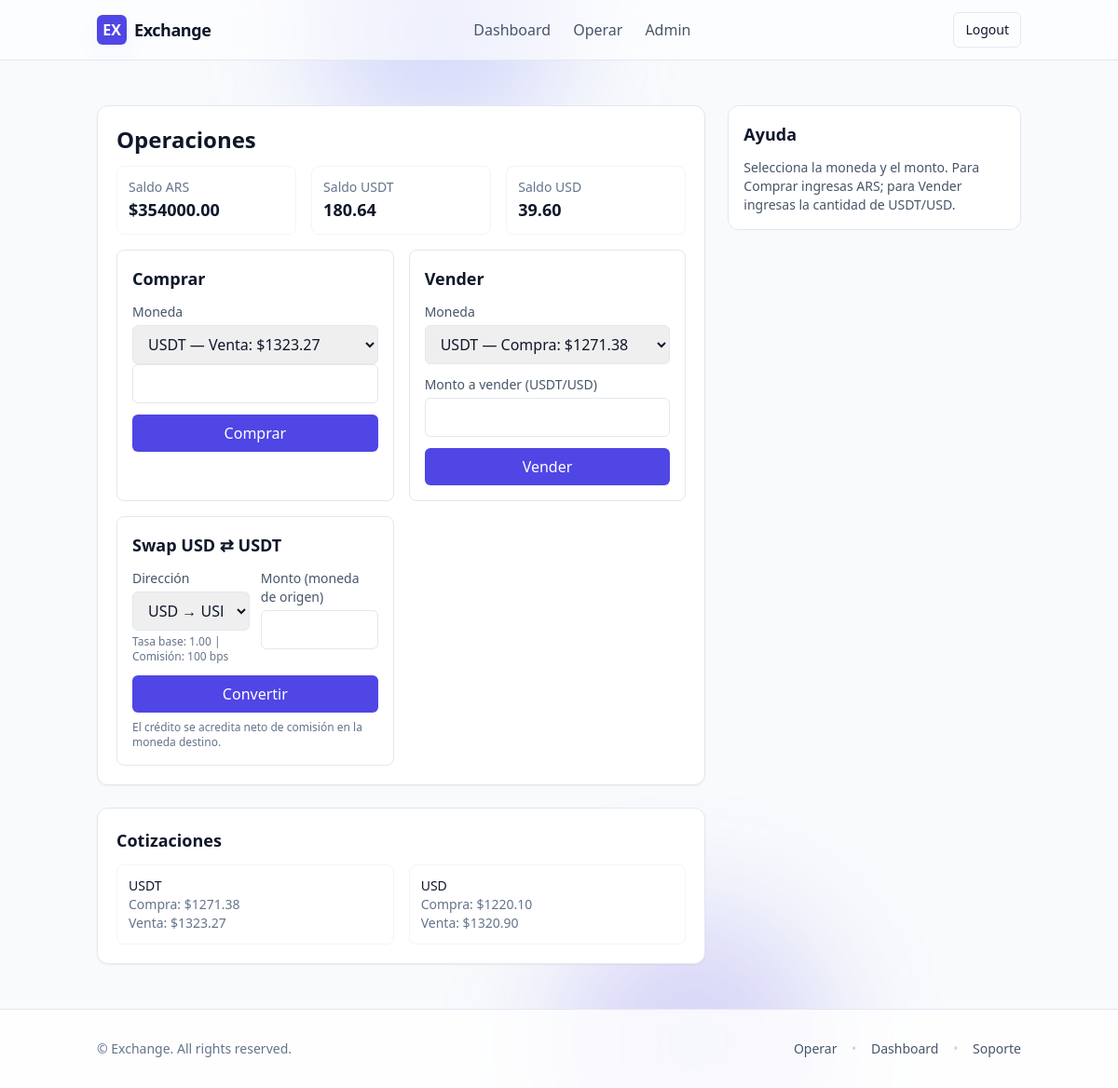
/operar/ (signed in), run on the app's committed database.
### usuarios/models.py (models this page shows, shortened)
class Usuario(AbstractUser):
    dni_frente = models.ImageField(upload_to='documentos/', null=True, blank=True)
    dni_dorso = models.ImageField(upload_to='documentos/', null=True, blank=True)
    estado_verificacion = models.CharField(
        max_length=20,
        choices=[
            ('pendiente', 'Pendiente'),
            ('aprobado', 'Aprobado'),
            ('rechazado', 'Rechazado')
        ],
        default='pendiente'
    )
    saldo_ars = models.DecimalField(max_digits=20, decimal_places=2, default=0)
    saldo_usdt = models.DecimalField(max_digits=20, decimal_places=2, default=0)
    saldo_usd = models.DecimalField(max_digits=20, decimal_places=2, default=0)

class Cotizacion(models.Model):
    MONEDAS = [
        ('USDT', 'USDT'),
        ('USD', 'USD'),
    ]
    moneda = models.CharField(max_length=10, choices=MONEDAS)
    compra = models.DecimalField(max_digits=20, decimal_places=2)
    venta = models.DecimalField(max_digits=20, decimal_places=2)
    fecha = models.DateTimeField(auto_now_add=True)

### usuarios/views.py (the view, shortened to what this page needs)
# urls.py: path('operar/', operar, name='operar'),
@login_required
def operar(request):
    if request.user.estado_verificacion != 'aprobado':
        return render(request, 'usuarios/no_verificado.html')
    cot_usdt = Cotizacion.objects.filter(moneda='USDT').order_by('-fecha').first()
    cot_usd  = Cotizacion.objects.filter(moneda='USD').order_by('-fecha').first()
    if not cot_usdt or not cot_usd:
        return HttpResponse("No hay cotización disponible. Intentá más tarde.", status=503)
    cot_usdt_compra = cot_usdt.compra
    cot_usdt_venta  = cot_usdt.venta
    cot_usd_compra  = cot_usd.compra
    cot_usd_venta   = cot_usd.venta
    return render(request, 'usuarios/operar.html', {
        'cot_usdt': {'compra': cot_usdt_compra, 'venta': cot_usdt_venta},
        'cot_usd':  {'compra': cot_usd_compra,  'venta': cot_usd_venta},
        'swap_fee_bps': getattr(settings, 'SWAP_FEE_BPS', 100),
        'swap_rate': Decimal('1.00'),
    })

### usuarios/templates/usuarios/operar.html (shortened to what this page needs)
{% extends "base.html" %}
{% block content %}
<section class="grid gap-6 lg:grid-cols-12">
  <div class="lg:col-span-8 space-y-6">
    <div class="rounded-xl border border-ink-200 bg-white p-5 shadow-sm">
      <h1 class="mb-3 text-2xl font-semibold">Operaciones</h1>
      <div class="mb-4 grid grid-cols-3 gap-4 text-sm">
        <div class="rounded-lg border border-ink-100 p-3">
          <p class="text-ink-500">Saldo ARS</p>
          <p class="text-lg font-semibold">${{ request.user.saldo_ars }}</p>
        </div>
        <div class="rounded-lg border border-ink-100 p-3">
          <p class="text-ink-500">Saldo USDT</p>
          <p class="text-lg font-semibold">{{ request.user.saldo_usdt }}</p>
        </div>
        <div class="rounded-lg border border-ink-100 p-3">
          <p class="text-ink-500">Saldo USD</p>
          <p class="text-lg font-semibold">{{ request.user.saldo_usd|default:"0.00" }}</p>
        </div>
      </div>
      <div class="grid gap-4 sm:grid-cols-2">
        <article class="rounded-lg border border-ink-200 p-4">
          <h2 class="mb-2 text-lg font-semibold">Comprar</h2>
          <form method="POST" class="space-y-3 op-confirm"
            onsubmit="this.querySelector('[name=operacion]').value='compra'">
            <div>
              <label class="mb-1 block text-sm text-ink-600">Moneda</label>
              <select name="moneda"
                class="w-full rounded-md border border-ink-200 px-3 py-2 focus:ring-2 focus:ring-brand-500">
                <option value="USDT" data-venta="{{ cot_usdt.venta }}">USDT — Venta: ${{ cot_usdt.venta }}</option>
            </div>
            <div>
              <input name="monto" step="0.01" type="number" required
                class="w-full rounded-md border border-ink-200 px-3 py-2 focus:ring-2 focus:ring-brand-500" />
            </div>
            <button
              class="w-full rounded-md bg-brand-600 px-4 py-2 font-medium text-white hover:bg-brand-700">Comprar</button>
          </form>
        </article>
        <article class="rounded-lg border border-ink-200 p-4">
          <h2 class="mb-2 text-lg font-semibold">Vender</h2>
          <form method="POST" class="space-y-3 op-confirm"
            onsubmit="this.querySelector('[name=operacion]').value='venta'">
            <div>
              <label class="mb-1 block text-sm text-ink-600">Moneda</label>
              <select name="moneda"
                class="w-full rounded-md border border-ink-200 px-3 py-2 focus:ring-2 focus:ring-brand-500">
                <option value="USDT" data-compra="{{ cot_usdt.compra }}">USDT — Compra: ${{ cot_usdt.compra }}</option>
              </select>
            </div>
            <div>
              <label class="mb-1 block text-sm text-ink-600">Monto a vender (USDT/USD)</label>
              <input name="monto" step="0.01" type="number" required
                class="w-full rounded-md border border-ink-200 px-3 py-2 focus:ring-2 focus:ring-brand-500" />
            </div>
            <button
              class="w-full rounded-md bg-brand-600 px-4 py-2 font-medium text-white hover:bg-brand-700">Vender</button>
          </form>
        </article>
        <article class="rounded-lg border border-ink-200 p-4">
          <h2 class="mb-2 text-lg font-semibold">Swap USD ⇄ USDT</h2>
          <form method="POST" class="space-y-3 op-confirm"
            onsubmit="this.querySelector('[name=operacion]').value='swap'">
            <div class="grid gap-3 sm:grid-cols-2">
              <div>
                <label class="mb-1 block text-sm text-ink-600">Dirección</label>
                <select name="swap_direccion"
                  class="w-full rounded-md border border-ink-200 px-3 py-2 focus:ring-2 focus:ring-brand-500" required>
                  <option value="USD_to_USDT">USD → USDT</option>
                </select>
                <p class="mt-1 text-xs text-ink-500">Tasa base: {{ swap_rate }} | Comisión: {{ swap_fee_bps }} bps</p>
              </div>
              <div>
                <label class="mb-1 block text-sm text-ink-600">Monto (moneda de origen)</label>
                <input name="monto" step="0.01" type="number" required
                  class="w-full rounded-md border border-ink-200 px-3 py-2 focus:ring-2 focus:ring-brand-500" />
              </div>
            </div>
            <button
              class="w-full rounded-md bg-brand-600 px-4 py-2 font-medium text-white hover:bg-brand-700">Convertir</button>
          </form>
          <p class="mt-2 text-xs text-ink-500">El crédito se acredita neto de comisión en la moneda destino.</p>
        </article>
      </div>
    </div>
    <div class="rounded-xl border border-ink-200 bg-white p-5 shadow-sm">
      <h2 class="mb-3 text-lg font-semibold">Cotizaciones</h2>
      <div class="grid gap-4 sm:grid-cols-2">
        <div class="rounded-lg border border-ink-100 p-3 text-sm">
          <p class="font-medium">USDT</p>
          <p class="text-ink-500">Compra: ${{ cot_usdt.compra }}</p>
          <p class="text-ink-500">Venta: ${{ cot_usdt.venta }}</p>
        </div>
        <div class="rounded-lg border border-ink-100 p-3 text-sm">
          <p class="font-medium">USD</p>
          <p class="text-ink-500">Compra: ${{ cot_usd.compra }}</p>
          <p class="text-ink-500">Venta: ${{ cot_usd.venta }}</p>
        </div>
      </div>
    </div>
  </div>
  <aside class="lg:col-span-4 space-y-6">
    <div class="rounded-xl border border-ink-200 bg-white p-4">
      <h2 class="mb-3 text-lg font-semibold">Ayuda</h2>
      <p class="text-sm text-ink-600">Selecciona la moneda y el monto. Para Comprar ingresas ARS; para Vender ingresas
        la cantidad de USDT/USD.</p>
    </div>
  </aside>
</section>
{% endblock %}

### usuarios/templates/base.html (style rules this page uses)
:root { --bg: #0b1020; --card: #0f172a; --card-2: #111827; --ring:#4f46e5; }
html { font-family: Inter, ui-sans-serif, system-ui, -apple-system, Segoe UI, Roboto, Helvetica, Arial, "Apple Color Emoji", "Segoe UI Emoji"; }

### data on the page
Usuario: user.saldo_ars "354000.00", user.saldo_usdt "180.64", user.saldo_usd "39.60"
Cotizacion: compra "1271.38", venta "1323.27"
Cotizacion: compra "1220.10", venta "1320.90"

### other printed values
{{ swap_rate }} "1.00"
{{ swap_fee_bps }} "100"
